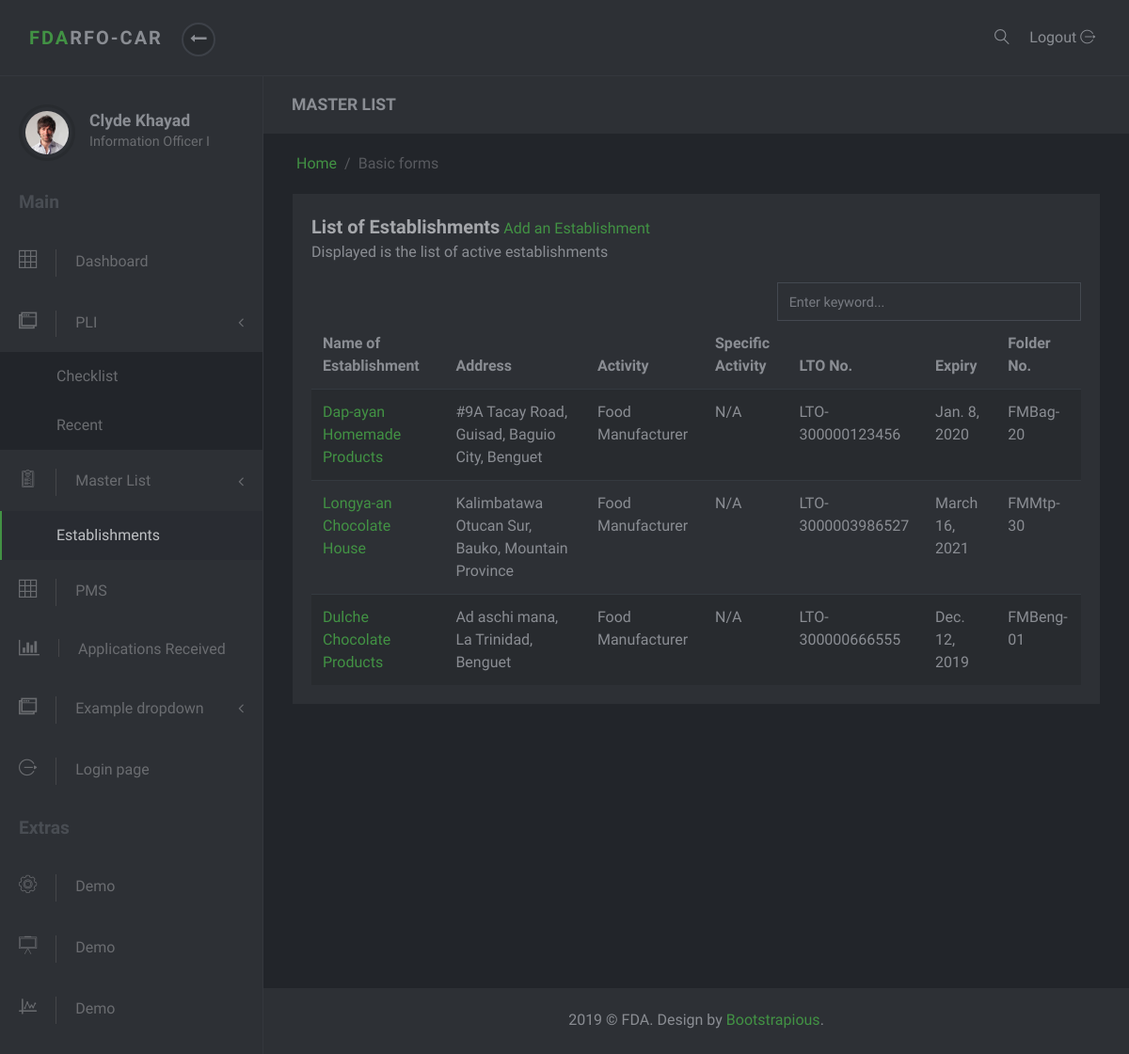
Page /masterlist/ on the earlier database version.
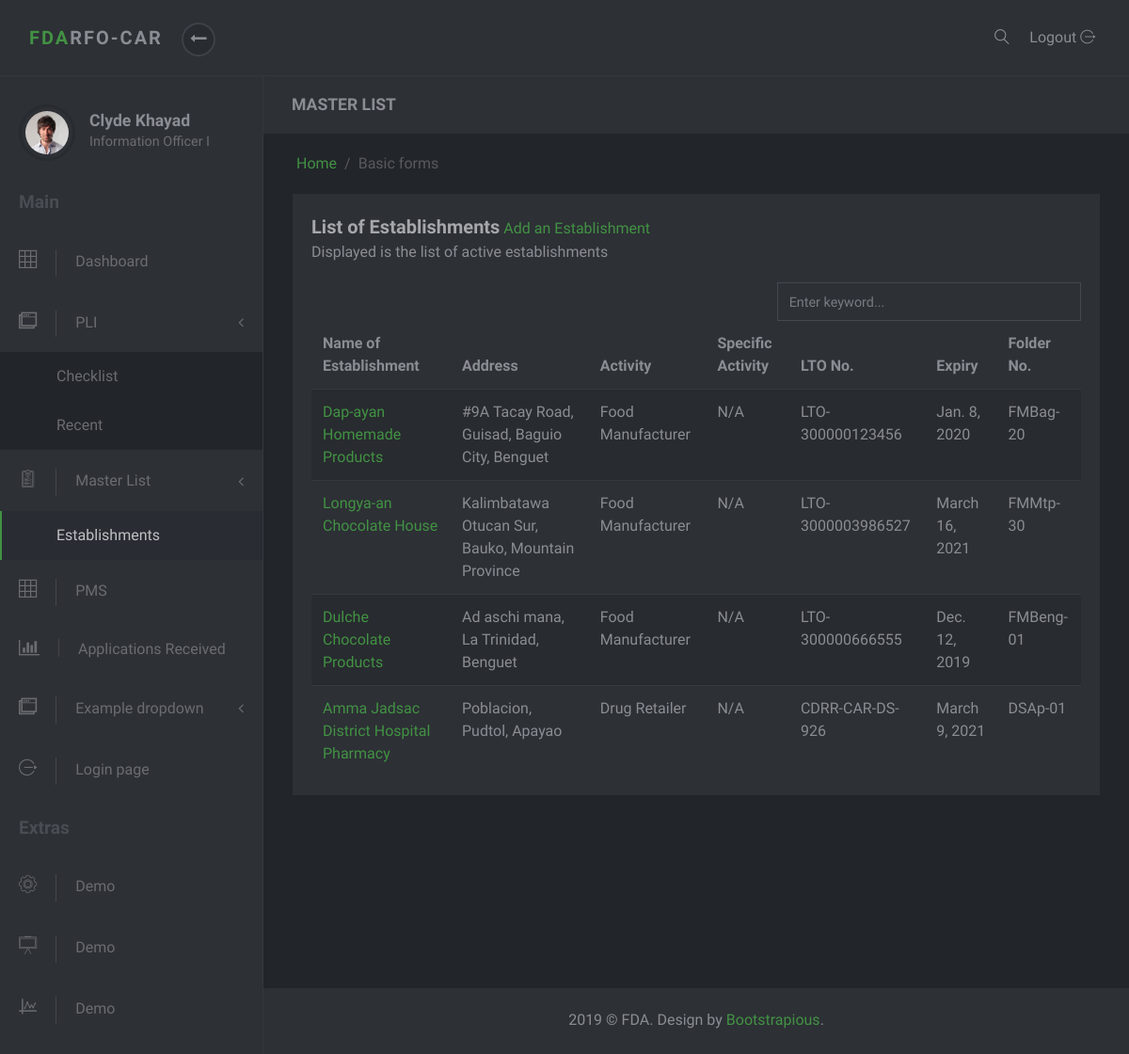
Same page on the later database version.
### masterlist/models.py (models this page shows, shortened)
class Establishment(models.Model):
    date_modified = models.DateTimeField('date modified', default=timezone.now)
    application = models.CharField(max_length=1, choices=constants.APPLICATIONS)
    name = models.CharField(max_length=60)
    product_type = models.ForeignKey(ProductType, on_delete=models.SET_NULL, null=True)
    center = models.CharField(max_length=6, choices=constants.CENTERS)
    primary_activity = models.ForeignKey(PrimaryActivity, on_delete=models.CASCADE, null=True)
    specific_activity = models.ManyToManyField(SpecificActivity)
    additional_activity = models.ForeignKey(AdditionalActivity, on_delete=models.SET_NULL, null=True)
    product_line = models.ForeignKey(ProductLine, on_delete=models.SET_NULL, null=True, blank=True)
    remarks = models.CharField(max_length=100, null=True, blank=True, verbose_name='Product Remarks')
    status = models.CharField(max_length=8, choices=constants.EST_STATUS, null=True, default="Active")
    folder_id = models.CharField(max_length=10, null=True, verbose_name="Folder Number")
    plichecklist = PLIChecklistManager()
    objects = models.Manager()

class Address(models.Model):
    address = models.CharField(max_length=50)
    region = models.ForeignKey(Region, on_delete=models.SET_NULL, null=True)
    province = models.ForeignKey(Province, on_delete=models.SET_NULL, null=True)
    municipality_or_city = models.ForeignKey(CityOrMunicipality, on_delete=models.SET_NULL, null=True)
    def full_address(self):
        return self.address + ', ' + self.municipality_or_city.name + ', ' + self.province.name

class CityOrMunicipality(models.Model):
    name = models.CharField(max_length=30)
    province = models.ForeignKey(Province, on_delete=models.CASCADE)

class Province(models.Model):
    name = models.CharField(max_length=30)
    region = models.ForeignKey(Region, on_delete=models.SET_NULL, null=True)

class ProductType(models.Model):
    name = models.CharField(max_length=50)
    def __str__(self):
        return self.name

class PrimaryActivity(models.Model):
    name = models.CharField(max_length=150)
    def __str__(self):
        return self.name

class Lto(models.Model):
    establishment = models.OneToOneField(Establishment, on_delete=models.CASCADE, null=True)
    issuance = models.DateTimeField(null=True, blank=True, verbose_name='Date Issued')
    lto_number = models.CharField(max_length=20)
    expiry = models.DateTimeField('expiry date')

### masterlist/views.py (the view)
# urls.py: path('', EstablishmentListView.as_view(), name='index'),
class EstablishmentListView(ListView):
    template_name = 'masterlist/index.html'
    context_object_name = 'est_list'
    def get_queryset(self):
        return Establishment.objects.all()
    def get_context_data(self, **kwargs):
        context = super().get_context_data(**kwargs)
        context['masterlist_active'] = "active"
        return context

### masterlist/templates/masterlist/index.html (shortened to what this page needs)
{% extends 'masterlist/partial/base.html' %}
{% block subtitle %} MASTER LIST {% endblock %}
{% block content %}
<div class="row">
    <div class="col-lg-12">
        <div class="block">
            <div class="title">
                <strong>List of Establishments</strong>  <a href="{% url 'admin:masterlist_establishment_add' %}" target="_blank">Add an Establishment</a>
                <span class="d-block">Displayed is the list of active establishments</span>
            </div>
            <div class="row">
                <div class="col-md-7">
                </div>
                <div class="col-md-5">
                    <input type="text" class="form-control " placeholder="Enter keyword...">
                </div>
            </div>
            <div class="block-body">
                <div class="table-responsive">
                    <table class="table table-striped table-hover">
                        <thead>
                        <tr>
                            <th>Name of Establishment</th>
                            <th>Address</th>
                            <th>Activity</th>
                            <th>Specific Activity</th>
                            <th>LTO No.</th>
                            <th>Expiry</th>
                            <th>Folder No.</th>
                        </tr>
                        </thead>
                        <tbody>
                        {% for est in est_list %}
                        <tr>
                            <td><a href="{% url 'masterlist:est-detail' est.id %}">{{est.name}}</a></td>
                            <td>{{est.plantaddress.full_address}}</td>
                            <td>{{est.product_type}} {{est.primary_activity}}</td>
                            {% if est.specificactivity %}
                            <td>{{est.specificactivity}}</td>
                            {% else %}
                            <td>N/A</td>
                            {% endif %}
                            <td>{{est.lto.lto_number}}</td>
                            <td>{{est.lto.expiry.date}}</td>
                            <td>{{est.folder_id}}</td>
                        </tr>
                        {% endfor %}
                        </tbody>
                    </table>
                </div>
            </div>
        </div>
    </div>
</div>
{% endblock %}

Differences in the rows shown:
added Establishment: name "Amma Jadsac District Hospital Pharmacy", plantaddress.full_address "Poblacion, Pudtol, Apayao", product_type "Drug", primary_activity "Retailer", lto.lto_number "CDRR-CAR-DS-926", lto.expiry "March 9, 2021", folder_id "DSAp-01"
